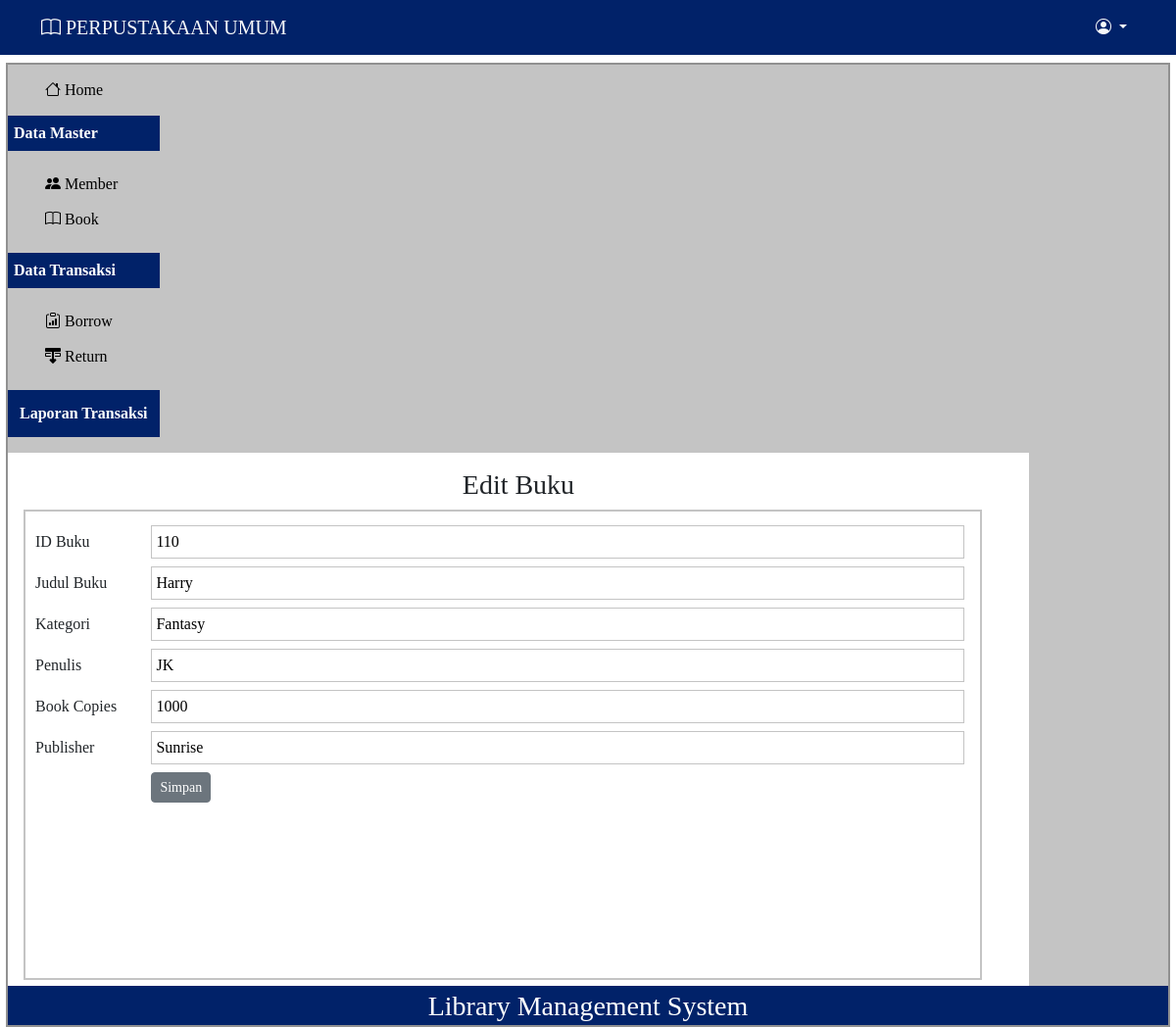
The page /index.php?p=buku-edit&id=110 (signed in) on the database its author committed.
### tables this page shows
CREATE TABLE `book` (
  `book_id` int(11) NOT NULL,
  `book_title` varchar(255) NOT NULL,
  `category` varchar(100) DEFAULT NULL,
  `author` varchar(100) DEFAULT NULL,
  `book_copies` int(11) DEFAULT NULL,
  `publisher_name` varchar(100) DEFAULT NULL,
  `is_borrowed` tinyint(4) NOT NULL DEFAULT 0
);

### pages/buku-edit.php (the view)
<?php
$book_id = $_GET['id'];
$q = mysqli_query($db, "SELECT * FROM book WHERE book_id='$book_id'");
$row = mysqli_fetch_array($q);
?>
<div id="label-page">
   <h3>Edit Buku</h3>
</div>
<div id="content">
   <form action="proses/buku-edit-proses.php" method="post" enctype="multipart/form-data">
      <table id="tabel-input">
         <tr>
            <td class="label-formulir">ID Buku</td>
            <td class="isian-formulir"><input type="text" name="book_id" class="isian-formulir isian-formulir-border" value="<?php echo $row['book_id']; ?>" readonly></td>
         </tr>
         <tr>
            <td class="label-formulir">Judul Buku</td>
            <td class="isian-formulir"><input type="text" name="book_title" class="isian-formulir isian-formulir-border" value="<?php echo $row['book_title']; ?>"></td>
         </tr>
         <tr>
            <td class="label-formulir">Kategori</td>
            <td class="isian-formulir"><input type="text" name="category" class="isian-formulir isian-formulir-border" value="<?php echo $row['category']; ?>"></td>
         </tr>
         <tr>
            <td class="label-formulir">Penulis</td>
            <td class="isian-formulir"><input type="text" name="author" class="isian-formulir isian-formulir-border" value="<?php echo $row['author']; ?>"></td>
         </tr>
         <tr>
            <td class="label-formulir">Book Copies</td>
            <td class="isian-formulir"><input type="text" name="book_copies" class="isian-formulir isian-formulir-border" value="<?php echo $row['book_copies']; ?>"></td>
         </tr>
         <tr>
            <td class="label-formulir">Publisher</td>
            <td class="isian-formulir"><input type="text" name="publisher_name" class="isian-formulir isian-formulir-border" value="<?php echo $row['publisher_name']; ?>"></td>
         </tr>
         <tr>
            <td class="label-formulir"></td>
            <td class="isian-formulir"><input type="submit" name="simpan" value="Simpan" class="btn btn-sm btn-secondary"></td>
         </tr>
      </table>
   </form>
</div>

### css/style.css (style rules this page uses)
* { margin: 0; padding: 0; }
body { height: 100vh; }
#content { float: left; width: 96.8%; min-height: 480px; border: 2px solid #c4c4c4; padding: 10px; margin-bottom: 6px; }
#label-page { text-align: center; }
#tabel-input { width: 100%; }
.label-formulir { width: 12%; height: 36px; margin: 20px; }
.isian-formulir { width: 80%; padding: 4px; width: 99.8%; }
.isian-formulir-border { border: 1px solid #C4C4C4; }

### rows shown on the page
book: book_id "110", book_title "Harry", category "Fantasy", author "JK", book_copies "1000", publisher_name "Sunrise"
